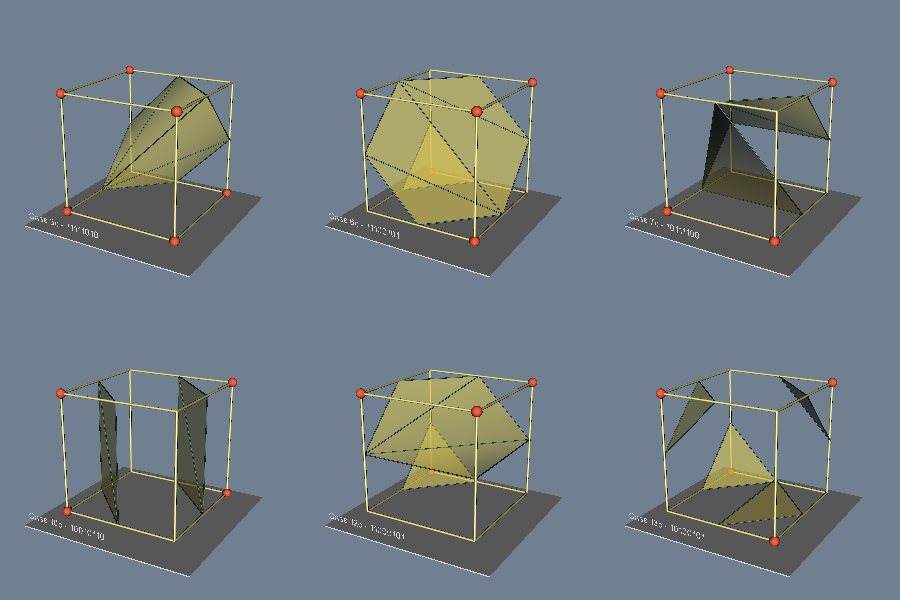

The script that drew this image:
#!/usr/bin/env python

# Display marching cubes complementary cases 3c, 6c, 7c, 10c, 12c, and 13c.

# Factory overrides: importing these modules registers the OpenGL rendering
# and interaction style implementations for vtkRenderingCore factory classes.
import vtkmodules.vtkInteractionStyle  # noqa: F401
import vtkmodules.vtkRenderingOpenGL2  # noqa: F401

# VTK pipeline classes used in this example
from vtkmodules.vtkCommonCore import (
    vtkFloatArray,
    vtkIdList,
    vtkPoints,
)
from vtkmodules.vtkCommonDataModel import vtkUnstructuredGrid
from vtkmodules.vtkCommonTransforms import vtkTransform
from vtkmodules.vtkFiltersCore import (
    vtkContourFilter,
    vtkExtractEdges,
    vtkGlyph3D,
    vtkThresholdPoints,
    vtkTubeFilter,
)
from vtkmodules.vtkFiltersGeneral import (
    vtkShrinkPolyData,
    vtkTransformPolyDataFilter,
)
from vtkmodules.vtkFiltersSources import (
    vtkCubeSource,
    vtkSphereSource,
)
from vtkmodules.vtkRenderingCore import (
    vtkActor,
    vtkPolyDataMapper,
    vtkRenderWindow,
    vtkRenderWindowInteractor,
    vtkRenderer,
)
from vtkmodules.vtkRenderingFreeType import vtkVectorText

# Colors (normalized RGB)
slate_grey = (0.439, 0.502, 0.565)
lamp_black = (0.180, 0.278, 0.231)
banana = (0.890, 0.812, 0.341)
khaki = (0.941, 0.902, 0.549)
tomato = (1.000, 0.388, 0.278)

# Viewport grid: 3 columns x 2 rows = 6 slots
x_grid = 3
y_grid = 2
renderer_size = 300

renderer_0 = vtkRenderer()
renderer_0.SetBackground(slate_grey)
renderer_1 = vtkRenderer()
renderer_1.SetBackground(slate_grey)
renderer_2 = vtkRenderer()
renderer_2.SetBackground(slate_grey)
renderer_3 = vtkRenderer()
renderer_3.SetBackground(slate_grey)
renderer_4 = vtkRenderer()
renderer_4.SetBackground(slate_grey)
renderer_5 = vtkRenderer()
renderer_5.SetBackground(slate_grey)

# --- Case 3c: base [1,0,1,0,0,0,0,0] inverted to [0,1,0,1,1,1,1,1] ---

case_0_scalars = vtkFloatArray()
case_0_scalars.InsertNextValue(0.0)
case_0_scalars.InsertNextValue(1.0)
case_0_scalars.InsertNextValue(0.0)
case_0_scalars.InsertNextValue(1.0)
case_0_scalars.InsertNextValue(1.0)
case_0_scalars.InsertNextValue(1.0)
case_0_scalars.InsertNextValue(1.0)
case_0_scalars.InsertNextValue(1.0)

case_0_points = vtkPoints()
case_0_points.InsertNextPoint(0, 0, 0)
case_0_points.InsertNextPoint(1, 0, 0)
case_0_points.InsertNextPoint(1, 1, 0)
case_0_points.InsertNextPoint(0, 1, 0)
case_0_points.InsertNextPoint(0, 0, 1)
case_0_points.InsertNextPoint(1, 0, 1)
case_0_points.InsertNextPoint(1, 1, 1)
case_0_points.InsertNextPoint(0, 1, 1)

case_0_ids = vtkIdList()
case_0_ids.InsertNextId(0)
case_0_ids.InsertNextId(1)
case_0_ids.InsertNextId(2)
case_0_ids.InsertNextId(3)
case_0_ids.InsertNextId(4)
case_0_ids.InsertNextId(5)
case_0_ids.InsertNextId(6)
case_0_ids.InsertNextId(7)

case_0_grid = vtkUnstructuredGrid()
case_0_grid.Allocate(10, 10)
case_0_grid.InsertNextCell(12, case_0_ids)
case_0_grid.SetPoints(case_0_points)
case_0_grid.GetPointData().SetScalars(case_0_scalars)

case_0_marching = vtkContourFilter()
case_0_marching.SetInputData(case_0_grid)
case_0_marching.SetValue(0, 0.5)
case_0_marching.Update()

case_0_triangle_edges = vtkExtractEdges()
case_0_triangle_edges.SetInputConnection(case_0_marching.GetOutputPort())

case_0_triangle_edge_tubes = vtkTubeFilter()
case_0_triangle_edge_tubes.SetInputConnection(case_0_triangle_edges.GetOutputPort())
case_0_triangle_edge_tubes.SetRadius(0.005)
case_0_triangle_edge_tubes.SetNumberOfSides(6)
case_0_triangle_edge_tubes.UseDefaultNormalOn()
case_0_triangle_edge_tubes.SetDefaultNormal(0.577, 0.577, 0.577)

case_0_triangle_edge_mapper = vtkPolyDataMapper()
case_0_triangle_edge_mapper.SetInputConnection(case_0_triangle_edge_tubes.GetOutputPort())
case_0_triangle_edge_mapper.ScalarVisibilityOff()

case_0_triangle_edge_actor = vtkActor()
case_0_triangle_edge_actor.SetMapper(case_0_triangle_edge_mapper)
case_0_triangle_edge_actor.GetProperty().SetDiffuseColor(lamp_black)
case_0_triangle_edge_actor.GetProperty().SetSpecular(0.4)
case_0_triangle_edge_actor.GetProperty().SetSpecularPower(10)

case_0_shrinker = vtkShrinkPolyData()
case_0_shrinker.SetShrinkFactor(1)
case_0_shrinker.SetInputConnection(case_0_marching.GetOutputPort())

case_0_triangle_mapper = vtkPolyDataMapper()
case_0_triangle_mapper.ScalarVisibilityOff()
case_0_triangle_mapper.SetInputConnection(case_0_shrinker.GetOutputPort())

case_0_triangle_actor = vtkActor()
case_0_triangle_actor.SetMapper(case_0_triangle_mapper)
case_0_triangle_actor.GetProperty().SetDiffuseColor(banana)
case_0_triangle_actor.GetProperty().SetOpacity(0.6)

case_0_cube_model = vtkCubeSource()
case_0_cube_model.SetCenter(0.5, 0.5, 0.5)

case_0_cube_edges_filter = vtkExtractEdges()
case_0_cube_edges_filter.SetInputConnection(case_0_cube_model.GetOutputPort())

case_0_cube_tubes = vtkTubeFilter()
case_0_cube_tubes.SetInputConnection(case_0_cube_edges_filter.GetOutputPort())
case_0_cube_tubes.SetRadius(0.01)
case_0_cube_tubes.SetNumberOfSides(6)
case_0_cube_tubes.UseDefaultNormalOn()
case_0_cube_tubes.SetDefaultNormal(0.577, 0.577, 0.577)

case_0_cube_tube_mapper = vtkPolyDataMapper()
case_0_cube_tube_mapper.SetInputConnection(case_0_cube_tubes.GetOutputPort())

case_0_cube_edges_actor = vtkActor()
case_0_cube_edges_actor.SetMapper(case_0_cube_tube_mapper)
case_0_cube_edges_actor.GetProperty().SetDiffuseColor(khaki)
case_0_cube_edges_actor.GetProperty().SetSpecular(0.4)
case_0_cube_edges_actor.GetProperty().SetSpecularPower(10)

case_0_sphere_source = vtkSphereSource()
case_0_sphere_source.SetRadius(0.04)
case_0_sphere_source.SetPhiResolution(20)
case_0_sphere_source.SetThetaResolution(20)

case_0_threshold_in = vtkThresholdPoints()
case_0_threshold_in.SetInputData(case_0_grid)
case_0_threshold_in.SetUpperThreshold(0.5)
case_0_threshold_in.SetThresholdFunction(case_0_threshold_in.THRESHOLD_UPPER)

case_0_vertices_glyph = vtkGlyph3D()
case_0_vertices_glyph.SetInputConnection(case_0_threshold_in.GetOutputPort())
case_0_vertices_glyph.SetSourceConnection(case_0_sphere_source.GetOutputPort())

case_0_sphere_mapper = vtkPolyDataMapper()
case_0_sphere_mapper.SetInputConnection(case_0_vertices_glyph.GetOutputPort())
case_0_sphere_mapper.ScalarVisibilityOff()

case_0_cube_vertices_actor = vtkActor()
case_0_cube_vertices_actor.SetMapper(case_0_sphere_mapper)
case_0_cube_vertices_actor.GetProperty().SetDiffuseColor(tomato)

case_0_case_label = vtkVectorText()
case_0_case_label.SetText("Case 3c - 11111010")

case_0_label_xform = vtkTransform()
case_0_label_xform.Identity()
case_0_label_xform.Translate(-0.2, 0, 1.25)
case_0_label_xform.Scale(0.05, 0.05, 0.05)

case_0_label_transform_filter = vtkTransformPolyDataFilter()
case_0_label_transform_filter.SetTransform(case_0_label_xform)
case_0_label_transform_filter.SetInputConnection(case_0_case_label.GetOutputPort())

case_0_label_mapper = vtkPolyDataMapper()
case_0_label_mapper.SetInputConnection(case_0_label_transform_filter.GetOutputPort())

case_0_label_actor = vtkActor()
case_0_label_actor.SetMapper(case_0_label_mapper)

case_0_base_model = vtkCubeSource()
case_0_base_model.SetXLength(1.5)
case_0_base_model.SetYLength(0.01)
case_0_base_model.SetZLength(1.5)

case_0_base_mapper = vtkPolyDataMapper()
case_0_base_mapper.SetInputConnection(case_0_base_model.GetOutputPort())

case_0_base_actor = vtkActor()
case_0_base_actor.SetMapper(case_0_base_mapper)
case_0_base_actor.SetPosition(0.5, -0.09, 0.5)

renderer_0.AddActor(case_0_triangle_edge_actor)
renderer_0.AddActor(case_0_base_actor)
renderer_0.AddActor(case_0_label_actor)
renderer_0.AddActor(case_0_cube_edges_actor)
renderer_0.AddActor(case_0_cube_vertices_actor)
renderer_0.AddActor(case_0_triangle_actor)

# --- Case 6c: base [0,1,0,1,1,0,0,0] inverted to [1,0,1,0,0,1,1,1] ---

case_1_scalars = vtkFloatArray()
case_1_scalars.InsertNextValue(1.0)
case_1_scalars.InsertNextValue(0.0)
case_1_scalars.InsertNextValue(1.0)
case_1_scalars.InsertNextValue(0.0)
case_1_scalars.InsertNextValue(0.0)
case_1_scalars.InsertNextValue(1.0)
case_1_scalars.InsertNextValue(1.0)
case_1_scalars.InsertNextValue(1.0)

case_1_points = vtkPoints()
case_1_points.InsertNextPoint(0, 0, 0)
case_1_points.InsertNextPoint(1, 0, 0)
case_1_points.InsertNextPoint(1, 1, 0)
case_1_points.InsertNextPoint(0, 1, 0)
case_1_points.InsertNextPoint(0, 0, 1)
case_1_points.InsertNextPoint(1, 0, 1)
case_1_points.InsertNextPoint(1, 1, 1)
case_1_points.InsertNextPoint(0, 1, 1)

case_1_ids = vtkIdList()
case_1_ids.InsertNextId(0)
case_1_ids.InsertNextId(1)
case_1_ids.InsertNextId(2)
case_1_ids.InsertNextId(3)
case_1_ids.InsertNextId(4)
case_1_ids.InsertNextId(5)
case_1_ids.InsertNextId(6)
case_1_ids.InsertNextId(7)

case_1_grid = vtkUnstructuredGrid()
case_1_grid.Allocate(10, 10)
case_1_grid.InsertNextCell(12, case_1_ids)
case_1_grid.SetPoints(case_1_points)
case_1_grid.GetPointData().SetScalars(case_1_scalars)

case_1_marching = vtkContourFilter()
case_1_marching.SetInputData(case_1_grid)
case_1_marching.SetValue(0, 0.5)
case_1_marching.Update()

case_1_triangle_edges = vtkExtractEdges()
case_1_triangle_edges.SetInputConnection(case_1_marching.GetOutputPort())

case_1_triangle_edge_tubes = vtkTubeFilter()
case_1_triangle_edge_tubes.SetInputConnection(case_1_triangle_edges.GetOutputPort())
case_1_triangle_edge_tubes.SetRadius(0.005)
case_1_triangle_edge_tubes.SetNumberOfSides(6)
case_1_triangle_edge_tubes.UseDefaultNormalOn()
case_1_triangle_edge_tubes.SetDefaultNormal(0.577, 0.577, 0.577)

case_1_triangle_edge_mapper = vtkPolyDataMapper()
case_1_triangle_edge_mapper.SetInputConnection(case_1_triangle_edge_tubes.GetOutputPort())
case_1_triangle_edge_mapper.ScalarVisibilityOff()

case_1_triangle_edge_actor = vtkActor()
case_1_triangle_edge_actor.SetMapper(case_1_triangle_edge_mapper)
case_1_triangle_edge_actor.GetProperty().SetDiffuseColor(lamp_black)
case_1_triangle_edge_actor.GetProperty().SetSpecular(0.4)
case_1_triangle_edge_actor.GetProperty().SetSpecularPower(10)

case_1_shrinker = vtkShrinkPolyData()
case_1_shrinker.SetShrinkFactor(1)
case_1_shrinker.SetInputConnection(case_1_marching.GetOutputPort())

case_1_triangle_mapper = vtkPolyDataMapper()
case_1_triangle_mapper.ScalarVisibilityOff()
case_1_triangle_mapper.SetInputConnection(case_1_shrinker.GetOutputPort())

case_1_triangle_actor = vtkActor()
case_1_triangle_actor.SetMapper(case_1_triangle_mapper)
case_1_triangle_actor.GetProperty().SetDiffuseColor(banana)
case_1_triangle_actor.GetProperty().SetOpacity(0.6)

case_1_cube_model = vtkCubeSource()
case_1_cube_model.SetCenter(0.5, 0.5, 0.5)

case_1_cube_edges_filter = vtkExtractEdges()
case_1_cube_edges_filter.SetInputConnection(case_1_cube_model.GetOutputPort())

case_1_cube_tubes = vtkTubeFilter()
case_1_cube_tubes.SetInputConnection(case_1_cube_edges_filter.GetOutputPort())
case_1_cube_tubes.SetRadius(0.01)
case_1_cube_tubes.SetNumberOfSides(6)
case_1_cube_tubes.UseDefaultNormalOn()
case_1_cube_tubes.SetDefaultNormal(0.577, 0.577, 0.577)

case_1_cube_tube_mapper = vtkPolyDataMapper()
case_1_cube_tube_mapper.SetInputConnection(case_1_cube_tubes.GetOutputPort())

case_1_cube_edges_actor = vtkActor()
case_1_cube_edges_actor.SetMapper(case_1_cube_tube_mapper)
case_1_cube_edges_actor.GetProperty().SetDiffuseColor(khaki)
case_1_cube_edges_actor.GetProperty().SetSpecular(0.4)
case_1_cube_edges_actor.GetProperty().SetSpecularPower(10)

case_1_sphere_source = vtkSphereSource()
case_1_sphere_source.SetRadius(0.04)
case_1_sphere_source.SetPhiResolution(20)
case_1_sphere_source.SetThetaResolution(20)

case_1_threshold_in = vtkThresholdPoints()
case_1_threshold_in.SetInputData(case_1_grid)
case_1_threshold_in.SetUpperThreshold(0.5)
case_1_threshold_in.SetThresholdFunction(case_1_threshold_in.THRESHOLD_UPPER)

case_1_vertices_glyph = vtkGlyph3D()
case_1_vertices_glyph.SetInputConnection(case_1_threshold_in.GetOutputPort())
case_1_vertices_glyph.SetSourceConnection(case_1_sphere_source.GetOutputPort())

case_1_sphere_mapper = vtkPolyDataMapper()
case_1_sphere_mapper.SetInputConnection(case_1_vertices_glyph.GetOutputPort())
case_1_sphere_mapper.ScalarVisibilityOff()

case_1_cube_vertices_actor = vtkActor()
case_1_cube_vertices_actor.SetMapper(case_1_sphere_mapper)
case_1_cube_vertices_actor.GetProperty().SetDiffuseColor(tomato)

case_1_case_label = vtkVectorText()
case_1_case_label.SetText("Case 6c - 11100101")

case_1_label_xform = vtkTransform()
case_1_label_xform.Identity()
case_1_label_xform.Translate(-0.2, 0, 1.25)
case_1_label_xform.Scale(0.05, 0.05, 0.05)

case_1_label_transform_filter = vtkTransformPolyDataFilter()
case_1_label_transform_filter.SetTransform(case_1_label_xform)
case_1_label_transform_filter.SetInputConnection(case_1_case_label.GetOutputPort())

case_1_label_mapper = vtkPolyDataMapper()
case_1_label_mapper.SetInputConnection(case_1_label_transform_filter.GetOutputPort())

case_1_label_actor = vtkActor()
case_1_label_actor.SetMapper(case_1_label_mapper)

case_1_base_model = vtkCubeSource()
case_1_base_model.SetXLength(1.5)
case_1_base_model.SetYLength(0.01)
case_1_base_model.SetZLength(1.5)

case_1_base_mapper = vtkPolyDataMapper()
case_1_base_mapper.SetInputConnection(case_1_base_model.GetOutputPort())

case_1_base_actor = vtkActor()
case_1_base_actor.SetMapper(case_1_base_mapper)
case_1_base_actor.SetPosition(0.5, -0.09, 0.5)

renderer_1.AddActor(case_1_triangle_edge_actor)
renderer_1.AddActor(case_1_base_actor)
renderer_1.AddActor(case_1_label_actor)
renderer_1.AddActor(case_1_cube_edges_actor)
renderer_1.AddActor(case_1_cube_vertices_actor)
renderer_1.AddActor(case_1_triangle_actor)

# --- Case 7c: base [1,1,0,0,0,0,1,0] inverted to [0,0,1,1,1,1,0,1] ---

case_2_scalars = vtkFloatArray()
case_2_scalars.InsertNextValue(0.0)
case_2_scalars.InsertNextValue(0.0)
case_2_scalars.InsertNextValue(1.0)
case_2_scalars.InsertNextValue(1.0)
case_2_scalars.InsertNextValue(1.0)
case_2_scalars.InsertNextValue(1.0)
case_2_scalars.InsertNextValue(0.0)
case_2_scalars.InsertNextValue(1.0)

case_2_points = vtkPoints()
case_2_points.InsertNextPoint(0, 0, 0)
case_2_points.InsertNextPoint(1, 0, 0)
case_2_points.InsertNextPoint(1, 1, 0)
case_2_points.InsertNextPoint(0, 1, 0)
case_2_points.InsertNextPoint(0, 0, 1)
case_2_points.InsertNextPoint(1, 0, 1)
case_2_points.InsertNextPoint(1, 1, 1)
case_2_points.InsertNextPoint(0, 1, 1)

case_2_ids = vtkIdList()
case_2_ids.InsertNextId(0)
case_2_ids.InsertNextId(1)
case_2_ids.InsertNextId(2)
case_2_ids.InsertNextId(3)
case_2_ids.InsertNextId(4)
case_2_ids.InsertNextId(5)
case_2_ids.InsertNextId(6)
case_2_ids.InsertNextId(7)

case_2_grid = vtkUnstructuredGrid()
case_2_grid.Allocate(10, 10)
case_2_grid.InsertNextCell(12, case_2_ids)
case_2_grid.SetPoints(case_2_points)
case_2_grid.GetPointData().SetScalars(case_2_scalars)

case_2_marching = vtkContourFilter()
case_2_marching.SetInputData(case_2_grid)
case_2_marching.SetValue(0, 0.5)
case_2_marching.Update()

case_2_triangle_edges = vtkExtractEdges()
case_2_triangle_edges.SetInputConnection(case_2_marching.GetOutputPort())

case_2_triangle_edge_tubes = vtkTubeFilter()
case_2_triangle_edge_tubes.SetInputConnection(case_2_triangle_edges.GetOutputPort())
case_2_triangle_edge_tubes.SetRadius(0.005)
case_2_triangle_edge_tubes.SetNumberOfSides(6)
case_2_triangle_edge_tubes.UseDefaultNormalOn()
case_2_triangle_edge_tubes.SetDefaultNormal(0.577, 0.577, 0.577)

case_2_triangle_edge_mapper = vtkPolyDataMapper()
case_2_triangle_edge_mapper.SetInputConnection(case_2_triangle_edge_tubes.GetOutputPort())
case_2_triangle_edge_mapper.ScalarVisibilityOff()

case_2_triangle_edge_actor = vtkActor()
case_2_triangle_edge_actor.SetMapper(case_2_triangle_edge_mapper)
case_2_triangle_edge_actor.GetProperty().SetDiffuseColor(lamp_black)
case_2_triangle_edge_actor.GetProperty().SetSpecular(0.4)
case_2_triangle_edge_actor.GetProperty().SetSpecularPower(10)

case_2_shrinker = vtkShrinkPolyData()
case_2_shrinker.SetShrinkFactor(1)
case_2_shrinker.SetInputConnection(case_2_marching.GetOutputPort())

case_2_triangle_mapper = vtkPolyDataMapper()
case_2_triangle_mapper.ScalarVisibilityOff()
case_2_triangle_mapper.SetInputConnection(case_2_shrinker.GetOutputPort())

case_2_triangle_actor = vtkActor()
case_2_triangle_actor.SetMapper(case_2_triangle_mapper)
case_2_triangle_actor.GetProperty().SetDiffuseColor(banana)
case_2_triangle_actor.GetProperty().SetOpacity(0.6)

case_2_cube_model = vtkCubeSource()
case_2_cube_model.SetCenter(0.5, 0.5, 0.5)

case_2_cube_edges_filter = vtkExtractEdges()
case_2_cube_edges_filter.SetInputConnection(case_2_cube_model.GetOutputPort())

case_2_cube_tubes = vtkTubeFilter()
case_2_cube_tubes.SetInputConnection(case_2_cube_edges_filter.GetOutputPort())
case_2_cube_tubes.SetRadius(0.01)
case_2_cube_tubes.SetNumberOfSides(6)
case_2_cube_tubes.UseDefaultNormalOn()
case_2_cube_tubes.SetDefaultNormal(0.577, 0.577, 0.577)

case_2_cube_tube_mapper = vtkPolyDataMapper()
case_2_cube_tube_mapper.SetInputConnection(case_2_cube_tubes.GetOutputPort())

case_2_cube_edges_actor = vtkActor()
case_2_cube_edges_actor.SetMapper(case_2_cube_tube_mapper)
case_2_cube_edges_actor.GetProperty().SetDiffuseColor(khaki)
case_2_cube_edges_actor.GetProperty().SetSpecular(0.4)
case_2_cube_edges_actor.GetProperty().SetSpecularPower(10)

case_2_sphere_source = vtkSphereSource()
case_2_sphere_source.SetRadius(0.04)
case_2_sphere_source.SetPhiResolution(20)
case_2_sphere_source.SetThetaResolution(20)

case_2_threshold_in = vtkThresholdPoints()
case_2_threshold_in.SetInputData(case_2_grid)
case_2_threshold_in.SetUpperThreshold(0.5)
case_2_threshold_in.SetThresholdFunction(case_2_threshold_in.THRESHOLD_UPPER)

case_2_vertices_glyph = vtkGlyph3D()
case_2_vertices_glyph.SetInputConnection(case_2_threshold_in.GetOutputPort())
case_2_vertices_glyph.SetSourceConnection(case_2_sphere_source.GetOutputPort())

case_2_sphere_mapper = vtkPolyDataMapper()
case_2_sphere_mapper.SetInputConnection(case_2_vertices_glyph.GetOutputPort())
case_2_sphere_mapper.ScalarVisibilityOff()

case_2_cube_vertices_actor = vtkActor()
case_2_cube_vertices_actor.SetMapper(case_2_sphere_mapper)
case_2_cube_vertices_actor.GetProperty().SetDiffuseColor(tomato)

case_2_case_label = vtkVectorText()
case_2_case_label.SetText("Case 7c - 10111100")

case_2_label_xform = vtkTransform()
case_2_label_xform.Identity()
case_2_label_xform.Translate(-0.2, 0, 1.25)
case_2_label_xform.Scale(0.05, 0.05, 0.05)

case_2_label_transform_filter = vtkTransformPolyDataFilter()
case_2_label_transform_filter.SetTransform(case_2_label_xform)
case_2_label_transform_filter.SetInputConnection(case_2_case_label.GetOutputPort())

case_2_label_mapper = vtkPolyDataMapper()
case_2_label_mapper.SetInputConnection(case_2_label_transform_filter.GetOutputPort())

case_2_label_actor = vtkActor()
case_2_label_actor.SetMapper(case_2_label_mapper)

case_2_base_model = vtkCubeSource()
case_2_base_model.SetXLength(1.5)
case_2_base_model.SetYLength(0.01)
case_2_base_model.SetZLength(1.5)

case_2_base_mapper = vtkPolyDataMapper()
case_2_base_mapper.SetInputConnection(case_2_base_model.GetOutputPort())

case_2_base_actor = vtkActor()
case_2_base_actor.SetMapper(case_2_base_mapper)
case_2_base_actor.SetPosition(0.5, -0.09, 0.5)

renderer_2.AddActor(case_2_triangle_edge_actor)
renderer_2.AddActor(case_2_base_actor)
renderer_2.AddActor(case_2_label_actor)
renderer_2.AddActor(case_2_cube_edges_actor)
renderer_2.AddActor(case_2_cube_vertices_actor)
renderer_2.AddActor(case_2_triangle_actor)

# --- Case 10c: base [1,0,0,1,0,1,1,0] inverted to [0,1,1,0,1,0,0,1] ---

case_3_scalars = vtkFloatArray()
case_3_scalars.InsertNextValue(0.0)
case_3_scalars.InsertNextValue(1.0)
case_3_scalars.InsertNextValue(1.0)
case_3_scalars.InsertNextValue(0.0)
case_3_scalars.InsertNextValue(1.0)
case_3_scalars.InsertNextValue(0.0)
case_3_scalars.InsertNextValue(0.0)
case_3_scalars.InsertNextValue(1.0)

case_3_points = vtkPoints()
case_3_points.InsertNextPoint(0, 0, 0)
case_3_points.InsertNextPoint(1, 0, 0)
case_3_points.InsertNextPoint(1, 1, 0)
case_3_points.InsertNextPoint(0, 1, 0)
case_3_points.InsertNextPoint(0, 0, 1)
case_3_points.InsertNextPoint(1, 0, 1)
case_3_points.InsertNextPoint(1, 1, 1)
case_3_points.InsertNextPoint(0, 1, 1)

case_3_ids = vtkIdList()
case_3_ids.InsertNextId(0)
case_3_ids.InsertNextId(1)
case_3_ids.InsertNextId(2)
case_3_ids.InsertNextId(3)
case_3_ids.InsertNextId(4)
case_3_ids.InsertNextId(5)
case_3_ids.InsertNextId(6)
case_3_ids.InsertNextId(7)

case_3_grid = vtkUnstructuredGrid()
case_3_grid.Allocate(10, 10)
case_3_grid.InsertNextCell(12, case_3_ids)
case_3_grid.SetPoints(case_3_points)
case_3_grid.GetPointData().SetScalars(case_3_scalars)

case_3_marching = vtkContourFilter()
case_3_marching.SetInputData(case_3_grid)
case_3_marching.SetValue(0, 0.5)
case_3_marching.Update()

case_3_triangle_edges = vtkExtractEdges()
case_3_triangle_edges.SetInputConnection(case_3_marching.GetOutputPort())

case_3_triangle_edge_tubes = vtkTubeFilter()
case_3_triangle_edge_tubes.SetInputConnection(case_3_triangle_edges.GetOutputPort())
case_3_triangle_edge_tubes.SetRadius(0.005)
case_3_triangle_edge_tubes.SetNumberOfSides(6)
case_3_triangle_edge_tubes.UseDefaultNormalOn()
case_3_triangle_edge_tubes.SetDefaultNormal(0.577, 0.577, 0.577)

case_3_triangle_edge_mapper = vtkPolyDataMapper()
case_3_triangle_edge_mapper.SetInputConnection(case_3_triangle_edge_tubes.GetOutputPort())
case_3_triangle_edge_mapper.ScalarVisibilityOff()

case_3_triangle_edge_actor = vtkActor()
case_3_triangle_edge_actor.SetMapper(case_3_triangle_edge_mapper)
case_3_triangle_edge_actor.GetProperty().SetDiffuseColor(lamp_black)
case_3_triangle_edge_actor.GetProperty().SetSpecular(0.4)
case_3_triangle_edge_actor.GetProperty().SetSpecularPower(10)

case_3_shrinker = vtkShrinkPolyData()
case_3_shrinker.SetShrinkFactor(1)
case_3_shrinker.SetInputConnection(case_3_marching.GetOutputPort())

case_3_triangle_mapper = vtkPolyDataMapper()
case_3_triangle_mapper.ScalarVisibilityOff()
case_3_triangle_mapper.SetInputConnection(case_3_shrinker.GetOutputPort())

case_3_triangle_actor = vtkActor()
case_3_triangle_actor.SetMapper(case_3_triangle_mapper)
case_3_triangle_actor.GetProperty().SetDiffuseColor(banana)
case_3_triangle_actor.GetProperty().SetOpacity(0.6)

case_3_cube_model = vtkCubeSource()
case_3_cube_model.SetCenter(0.5, 0.5, 0.5)

case_3_cube_edges_filter = vtkExtractEdges()
case_3_cube_edges_filter.SetInputConnection(case_3_cube_model.GetOutputPort())

case_3_cube_tubes = vtkTubeFilter()
case_3_cube_tubes.SetInputConnection(case_3_cube_edges_filter.GetOutputPort())
case_3_cube_tubes.SetRadius(0.01)
case_3_cube_tubes.SetNumberOfSides(6)
case_3_cube_tubes.UseDefaultNormalOn()
case_3_cube_tubes.SetDefaultNormal(0.577, 0.577, 0.577)

case_3_cube_tube_mapper = vtkPolyDataMapper()
case_3_cube_tube_mapper.SetInputConnection(case_3_cube_tubes.GetOutputPort())

case_3_cube_edges_actor = vtkActor()
case_3_cube_edges_actor.SetMapper(case_3_cube_tube_mapper)
case_3_cube_edges_actor.GetProperty().SetDiffuseColor(khaki)
case_3_cube_edges_actor.GetProperty().SetSpecular(0.4)
case_3_cube_edges_actor.GetProperty().SetSpecularPower(10)

case_3_sphere_source = vtkSphereSource()
case_3_sphere_source.SetRadius(0.04)
case_3_sphere_source.SetPhiResolution(20)
case_3_sphere_source.SetThetaResolution(20)

case_3_threshold_in = vtkThresholdPoints()
case_3_threshold_in.SetInputData(case_3_grid)
case_3_threshold_in.SetUpperThreshold(0.5)
case_3_threshold_in.SetThresholdFunction(case_3_threshold_in.THRESHOLD_UPPER)

case_3_vertices_glyph = vtkGlyph3D()
case_3_vertices_glyph.SetInputConnection(case_3_threshold_in.GetOutputPort())
case_3_vertices_glyph.SetSourceConnection(case_3_sphere_source.GetOutputPort())

case_3_sphere_mapper = vtkPolyDataMapper()
case_3_sphere_mapper.SetInputConnection(case_3_vertices_glyph.GetOutputPort())
case_3_sphere_mapper.ScalarVisibilityOff()

case_3_cube_vertices_actor = vtkActor()
case_3_cube_vertices_actor.SetMapper(case_3_sphere_mapper)
case_3_cube_vertices_actor.GetProperty().SetDiffuseColor(tomato)

case_3_case_label = vtkVectorText()
case_3_case_label.SetText("Case 10c - 10010110")

case_3_label_xform = vtkTransform()
case_3_label_xform.Identity()
case_3_label_xform.Translate(-0.2, 0, 1.25)
case_3_label_xform.Scale(0.05, 0.05, 0.05)

case_3_label_transform_filter = vtkTransformPolyDataFilter()
case_3_label_transform_filter.SetTransform(case_3_label_xform)
case_3_label_transform_filter.SetInputConnection(case_3_case_label.GetOutputPort())

case_3_label_mapper = vtkPolyDataMapper()
case_3_label_mapper.SetInputConnection(case_3_label_transform_filter.GetOutputPort())

case_3_label_actor = vtkActor()
case_3_label_actor.SetMapper(case_3_label_mapper)

case_3_base_model = vtkCubeSource()
case_3_base_model.SetXLength(1.5)
case_3_base_model.SetYLength(0.01)
case_3_base_model.SetZLength(1.5)

case_3_base_mapper = vtkPolyDataMapper()
case_3_base_mapper.SetInputConnection(case_3_base_model.GetOutputPort())

case_3_base_actor = vtkActor()
case_3_base_actor.SetMapper(case_3_base_mapper)
case_3_base_actor.SetPosition(0.5, -0.09, 0.5)

renderer_3.AddActor(case_3_triangle_edge_actor)
renderer_3.AddActor(case_3_base_actor)
renderer_3.AddActor(case_3_label_actor)
renderer_3.AddActor(case_3_cube_edges_actor)
renderer_3.AddActor(case_3_cube_vertices_actor)
renderer_3.AddActor(case_3_triangle_actor)

# --- Case 12c: base [0,1,0,1,1,1,0,0] inverted to [1,0,1,0,0,0,1,1] ---

case_4_scalars = vtkFloatArray()
case_4_scalars.InsertNextValue(1.0)
case_4_scalars.InsertNextValue(0.0)
case_4_scalars.InsertNextValue(1.0)
case_4_scalars.InsertNextValue(0.0)
case_4_scalars.InsertNextValue(0.0)
case_4_scalars.InsertNextValue(0.0)
case_4_scalars.InsertNextValue(1.0)
case_4_scalars.InsertNextValue(1.0)

case_4_points = vtkPoints()
case_4_points.InsertNextPoint(0, 0, 0)
case_4_points.InsertNextPoint(1, 0, 0)
case_4_points.InsertNextPoint(1, 1, 0)
case_4_points.InsertNextPoint(0, 1, 0)
case_4_points.InsertNextPoint(0, 0, 1)
case_4_points.InsertNextPoint(1, 0, 1)
case_4_points.InsertNextPoint(1, 1, 1)
case_4_points.InsertNextPoint(0, 1, 1)

case_4_ids = vtkIdList()
case_4_ids.InsertNextId(0)
case_4_ids.InsertNextId(1)
case_4_ids.InsertNextId(2)
case_4_ids.InsertNextId(3)
case_4_ids.InsertNextId(4)
case_4_ids.InsertNextId(5)
case_4_ids.InsertNextId(6)
case_4_ids.InsertNextId(7)

case_4_grid = vtkUnstructuredGrid()
case_4_grid.Allocate(10, 10)
case_4_grid.InsertNextCell(12, case_4_ids)
case_4_grid.SetPoints(case_4_points)
case_4_grid.GetPointData().SetScalars(case_4_scalars)

case_4_marching = vtkContourFilter()
case_4_marching.SetInputData(case_4_grid)
case_4_marching.SetValue(0, 0.5)
case_4_marching.Update()

case_4_triangle_edges = vtkExtractEdges()
case_4_triangle_edges.SetInputConnection(case_4_marching.GetOutputPort())

case_4_triangle_edge_tubes = vtkTubeFilter()
case_4_triangle_edge_tubes.SetInputConnection(case_4_triangle_edges.GetOutputPort())
case_4_triangle_edge_tubes.SetRadius(0.005)
case_4_triangle_edge_tubes.SetNumberOfSides(6)
case_4_triangle_edge_tubes.UseDefaultNormalOn()
case_4_triangle_edge_tubes.SetDefaultNormal(0.577, 0.577, 0.577)

case_4_triangle_edge_mapper = vtkPolyDataMapper()
case_4_triangle_edge_mapper.SetInputConnection(case_4_triangle_edge_tubes.GetOutputPort())
case_4_triangle_edge_mapper.ScalarVisibilityOff()

case_4_triangle_edge_actor = vtkActor()
case_4_triangle_edge_actor.SetMapper(case_4_triangle_edge_mapper)
case_4_triangle_edge_actor.GetProperty().SetDiffuseColor(lamp_black)
case_4_triangle_edge_actor.GetProperty().SetSpecular(0.4)
case_4_triangle_edge_actor.GetProperty().SetSpecularPower(10)

case_4_shrinker = vtkShrinkPolyData()
case_4_shrinker.SetShrinkFactor(1)
case_4_shrinker.SetInputConnection(case_4_marching.GetOutputPort())

case_4_triangle_mapper = vtkPolyDataMapper()
case_4_triangle_mapper.ScalarVisibilityOff()
case_4_triangle_mapper.SetInputConnection(case_4_shrinker.GetOutputPort())

case_4_triangle_actor = vtkActor()
case_4_triangle_actor.SetMapper(case_4_triangle_mapper)
case_4_triangle_actor.GetProperty().SetDiffuseColor(banana)
case_4_triangle_actor.GetProperty().SetOpacity(0.6)

case_4_cube_model = vtkCubeSource()
case_4_cube_model.SetCenter(0.5, 0.5, 0.5)

case_4_cube_edges_filter = vtkExtractEdges()
case_4_cube_edges_filter.SetInputConnection(case_4_cube_model.GetOutputPort())

case_4_cube_tubes = vtkTubeFilter()
case_4_cube_tubes.SetInputConnection(case_4_cube_edges_filter.GetOutputPort())
case_4_cube_tubes.SetRadius(0.01)
case_4_cube_tubes.SetNumberOfSides(6)
case_4_cube_tubes.UseDefaultNormalOn()
case_4_cube_tubes.SetDefaultNormal(0.577, 0.577, 0.577)

case_4_cube_tube_mapper = vtkPolyDataMapper()
case_4_cube_tube_mapper.SetInputConnection(case_4_cube_tubes.GetOutputPort())

case_4_cube_edges_actor = vtkActor()
case_4_cube_edges_actor.SetMapper(case_4_cube_tube_mapper)
case_4_cube_edges_actor.GetProperty().SetDiffuseColor(khaki)
case_4_cube_edges_actor.GetProperty().SetSpecular(0.4)
case_4_cube_edges_actor.GetProperty().SetSpecularPower(10)

case_4_sphere_source = vtkSphereSource()
case_4_sphere_source.SetRadius(0.04)
case_4_sphere_source.SetPhiResolution(20)
case_4_sphere_source.SetThetaResolution(20)

case_4_threshold_in = vtkThresholdPoints()
case_4_threshold_in.SetInputData(case_4_grid)
case_4_threshold_in.SetUpperThreshold(0.5)
case_4_threshold_in.SetThresholdFunction(case_4_threshold_in.THRESHOLD_UPPER)

case_4_vertices_glyph = vtkGlyph3D()
case_4_vertices_glyph.SetInputConnection(case_4_threshold_in.GetOutputPort())
case_4_vertices_glyph.SetSourceConnection(case_4_sphere_source.GetOutputPort())

case_4_sphere_mapper = vtkPolyDataMapper()
case_4_sphere_mapper.SetInputConnection(case_4_vertices_glyph.GetOutputPort())
case_4_sphere_mapper.ScalarVisibilityOff()

case_4_cube_vertices_actor = vtkActor()
case_4_cube_vertices_actor.SetMapper(case_4_sphere_mapper)
case_4_cube_vertices_actor.GetProperty().SetDiffuseColor(tomato)

case_4_case_label = vtkVectorText()
case_4_case_label.SetText("Case 12c - 11000101")

case_4_label_xform = vtkTransform()
case_4_label_xform.Identity()
case_4_label_xform.Translate(-0.2, 0, 1.25)
case_4_label_xform.Scale(0.05, 0.05, 0.05)

case_4_label_transform_filter = vtkTransformPolyDataFilter()
case_4_label_transform_filter.SetTransform(case_4_label_xform)
case_4_label_transform_filter.SetInputConnection(case_4_case_label.GetOutputPort())

case_4_label_mapper = vtkPolyDataMapper()
case_4_label_mapper.SetInputConnection(case_4_label_transform_filter.GetOutputPort())

case_4_label_actor = vtkActor()
case_4_label_actor.SetMapper(case_4_label_mapper)

case_4_base_model = vtkCubeSource()
case_4_base_model.SetXLength(1.5)
case_4_base_model.SetYLength(0.01)
case_4_base_model.SetZLength(1.5)

case_4_base_mapper = vtkPolyDataMapper()
case_4_base_mapper.SetInputConnection(case_4_base_model.GetOutputPort())

case_4_base_actor = vtkActor()
case_4_base_actor.SetMapper(case_4_base_mapper)
case_4_base_actor.SetPosition(0.5, -0.09, 0.5)

renderer_4.AddActor(case_4_triangle_edge_actor)
renderer_4.AddActor(case_4_base_actor)
renderer_4.AddActor(case_4_label_actor)
renderer_4.AddActor(case_4_cube_edges_actor)
renderer_4.AddActor(case_4_cube_vertices_actor)
renderer_4.AddActor(case_4_triangle_actor)

# --- Case 13c: base [0,1,0,1,1,0,1,0] inverted to [1,0,1,0,0,1,0,1] ---

case_5_scalars = vtkFloatArray()
case_5_scalars.InsertNextValue(1.0)
case_5_scalars.InsertNextValue(0.0)
case_5_scalars.InsertNextValue(1.0)
case_5_scalars.InsertNextValue(0.0)
case_5_scalars.InsertNextValue(0.0)
case_5_scalars.InsertNextValue(1.0)
case_5_scalars.InsertNextValue(0.0)
case_5_scalars.InsertNextValue(1.0)

case_5_points = vtkPoints()
case_5_points.InsertNextPoint(0, 0, 0)
case_5_points.InsertNextPoint(1, 0, 0)
case_5_points.InsertNextPoint(1, 1, 0)
case_5_points.InsertNextPoint(0, 1, 0)
case_5_points.InsertNextPoint(0, 0, 1)
case_5_points.InsertNextPoint(1, 0, 1)
case_5_points.InsertNextPoint(1, 1, 1)
case_5_points.InsertNextPoint(0, 1, 1)

case_5_ids = vtkIdList()
case_5_ids.InsertNextId(0)
case_5_ids.InsertNextId(1)
case_5_ids.InsertNextId(2)
case_5_ids.InsertNextId(3)
case_5_ids.InsertNextId(4)
case_5_ids.InsertNextId(5)
case_5_ids.InsertNextId(6)
case_5_ids.InsertNextId(7)

case_5_grid = vtkUnstructuredGrid()
case_5_grid.Allocate(10, 10)
case_5_grid.InsertNextCell(12, case_5_ids)
case_5_grid.SetPoints(case_5_points)
case_5_grid.GetPointData().SetScalars(case_5_scalars)

case_5_marching = vtkContourFilter()
case_5_marching.SetInputData(case_5_grid)
case_5_marching.SetValue(0, 0.5)
case_5_marching.Update()

case_5_triangle_edges = vtkExtractEdges()
case_5_triangle_edges.SetInputConnection(case_5_marching.GetOutputPort())

case_5_triangle_edge_tubes = vtkTubeFilter()
case_5_triangle_edge_tubes.SetInputConnection(case_5_triangle_edges.GetOutputPort())
case_5_triangle_edge_tubes.SetRadius(0.005)
case_5_triangle_edge_tubes.SetNumberOfSides(6)
case_5_triangle_edge_tubes.UseDefaultNormalOn()
case_5_triangle_edge_tubes.SetDefaultNormal(0.577, 0.577, 0.577)

case_5_triangle_edge_mapper = vtkPolyDataMapper()
case_5_triangle_edge_mapper.SetInputConnection(case_5_triangle_edge_tubes.GetOutputPort())
case_5_triangle_edge_mapper.ScalarVisibilityOff()

case_5_triangle_edge_actor = vtkActor()
case_5_triangle_edge_actor.SetMapper(case_5_triangle_edge_mapper)
case_5_triangle_edge_actor.GetProperty().SetDiffuseColor(lamp_black)
case_5_triangle_edge_actor.GetProperty().SetSpecular(0.4)
case_5_triangle_edge_actor.GetProperty().SetSpecularPower(10)

case_5_shrinker = vtkShrinkPolyData()
case_5_shrinker.SetShrinkFactor(1)
case_5_shrinker.SetInputConnection(case_5_marching.GetOutputPort())

case_5_triangle_mapper = vtkPolyDataMapper()
case_5_triangle_mapper.ScalarVisibilityOff()
case_5_triangle_mapper.SetInputConnection(case_5_shrinker.GetOutputPort())

case_5_triangle_actor = vtkActor()
case_5_triangle_actor.SetMapper(case_5_triangle_mapper)
case_5_triangle_actor.GetProperty().SetDiffuseColor(banana)
case_5_triangle_actor.GetProperty().SetOpacity(0.6)

case_5_cube_model = vtkCubeSource()
case_5_cube_model.SetCenter(0.5, 0.5, 0.5)

case_5_cube_edges_filter = vtkExtractEdges()
case_5_cube_edges_filter.SetInputConnection(case_5_cube_model.GetOutputPort())

case_5_cube_tubes = vtkTubeFilter()
case_5_cube_tubes.SetInputConnection(case_5_cube_edges_filter.GetOutputPort())
case_5_cube_tubes.SetRadius(0.01)
case_5_cube_tubes.SetNumberOfSides(6)
case_5_cube_tubes.UseDefaultNormalOn()
case_5_cube_tubes.SetDefaultNormal(0.577, 0.577, 0.577)

case_5_cube_tube_mapper = vtkPolyDataMapper()
case_5_cube_tube_mapper.SetInputConnection(case_5_cube_tubes.GetOutputPort())

case_5_cube_edges_actor = vtkActor()
case_5_cube_edges_actor.SetMapper(case_5_cube_tube_mapper)
case_5_cube_edges_actor.GetProperty().SetDiffuseColor(khaki)
case_5_cube_edges_actor.GetProperty().SetSpecular(0.4)
case_5_cube_edges_actor.GetProperty().SetSpecularPower(10)

case_5_sphere_source = vtkSphereSource()
case_5_sphere_source.SetRadius(0.04)
case_5_sphere_source.SetPhiResolution(20)
case_5_sphere_source.SetThetaResolution(20)

case_5_threshold_in = vtkThresholdPoints()
case_5_threshold_in.SetInputData(case_5_grid)
case_5_threshold_in.SetUpperThreshold(0.5)
case_5_threshold_in.SetThresholdFunction(case_5_threshold_in.THRESHOLD_UPPER)

case_5_vertices_glyph = vtkGlyph3D()
case_5_vertices_glyph.SetInputConnection(case_5_threshold_in.GetOutputPort())
case_5_vertices_glyph.SetSourceConnection(case_5_sphere_source.GetOutputPort())

case_5_sphere_mapper = vtkPolyDataMapper()
case_5_sphere_mapper.SetInputConnection(case_5_vertices_glyph.GetOutputPort())
case_5_sphere_mapper.ScalarVisibilityOff()

case_5_cube_vertices_actor = vtkActor()
case_5_cube_vertices_actor.SetMapper(case_5_sphere_mapper)
case_5_cube_vertices_actor.GetProperty().SetDiffuseColor(tomato)

case_5_case_label = vtkVectorText()
case_5_case_label.SetText("Case 13c - 10100101")

case_5_label_xform = vtkTransform()
case_5_label_xform.Identity()
case_5_label_xform.Translate(-0.2, 0, 1.25)
case_5_label_xform.Scale(0.05, 0.05, 0.05)

case_5_label_transform_filter = vtkTransformPolyDataFilter()
case_5_label_transform_filter.SetTransform(case_5_label_xform)
case_5_label_transform_filter.SetInputConnection(case_5_case_label.GetOutputPort())

case_5_label_mapper = vtkPolyDataMapper()
case_5_label_mapper.SetInputConnection(case_5_label_transform_filter.GetOutputPort())

case_5_label_actor = vtkActor()
case_5_label_actor.SetMapper(case_5_label_mapper)

case_5_base_model = vtkCubeSource()
case_5_base_model.SetXLength(1.5)
case_5_base_model.SetYLength(0.01)
case_5_base_model.SetZLength(1.5)

case_5_base_mapper = vtkPolyDataMapper()
case_5_base_mapper.SetInputConnection(case_5_base_model.GetOutputPort())

case_5_base_actor = vtkActor()
case_5_base_actor.SetMapper(case_5_base_mapper)
case_5_base_actor.SetPosition(0.5, -0.09, 0.5)

renderer_5.AddActor(case_5_triangle_edge_actor)
renderer_5.AddActor(case_5_base_actor)
renderer_5.AddActor(case_5_label_actor)
renderer_5.AddActor(case_5_cube_edges_actor)
renderer_5.AddActor(case_5_cube_vertices_actor)
renderer_5.AddActor(case_5_triangle_actor)

# Window: display the rendered scene
render_window = vtkRenderWindow()
render_window.AddRenderer(renderer_0)
render_window.AddRenderer(renderer_1)
render_window.AddRenderer(renderer_2)
render_window.AddRenderer(renderer_3)
render_window.AddRenderer(renderer_4)
render_window.AddRenderer(renderer_5)
render_window.SetWindowName("marching cubes complementary")
render_window.SetMultiSamples(0)
render_window.SetSize(renderer_size * x_grid, renderer_size * y_grid)

# Viewport layout: 3 columns x 2 rows
renderer_0.SetViewport(0.0, 0.5, 1.0 / 3.0, 1.0)
renderer_1.SetViewport(1.0 / 3.0, 0.5, 2.0 / 3.0, 1.0)
renderer_2.SetViewport(2.0 / 3.0, 0.5, 1.0, 1.0)
renderer_3.SetViewport(0.0, 0.0, 1.0 / 3.0, 0.5)
renderer_4.SetViewport(1.0 / 3.0, 0.0, 2.0 / 3.0, 0.5)
renderer_5.SetViewport(2.0 / 3.0, 0.0, 1.0, 0.5)

# Scene: configure cameras
renderer_0.GetActiveCamera().Dolly(1.2)
renderer_0.GetActiveCamera().Azimuth(30)
renderer_0.GetActiveCamera().Elevation(20)
renderer_0.ResetCamera()
renderer_0.ResetCameraClippingRange()
renderer_1.SetActiveCamera(renderer_0.GetActiveCamera())
renderer_2.SetActiveCamera(renderer_0.GetActiveCamera())
renderer_3.SetActiveCamera(renderer_0.GetActiveCamera())
renderer_4.SetActiveCamera(renderer_0.GetActiveCamera())
renderer_5.SetActiveCamera(renderer_0.GetActiveCamera())

# Interactor: handle mouse and keyboard events
render_window_interactor = vtkRenderWindowInteractor()
render_window_interactor.SetRenderWindow(render_window)

# Launch the interactive visualization
render_window_interactor.Initialize()
render_window_interactor.Start()
